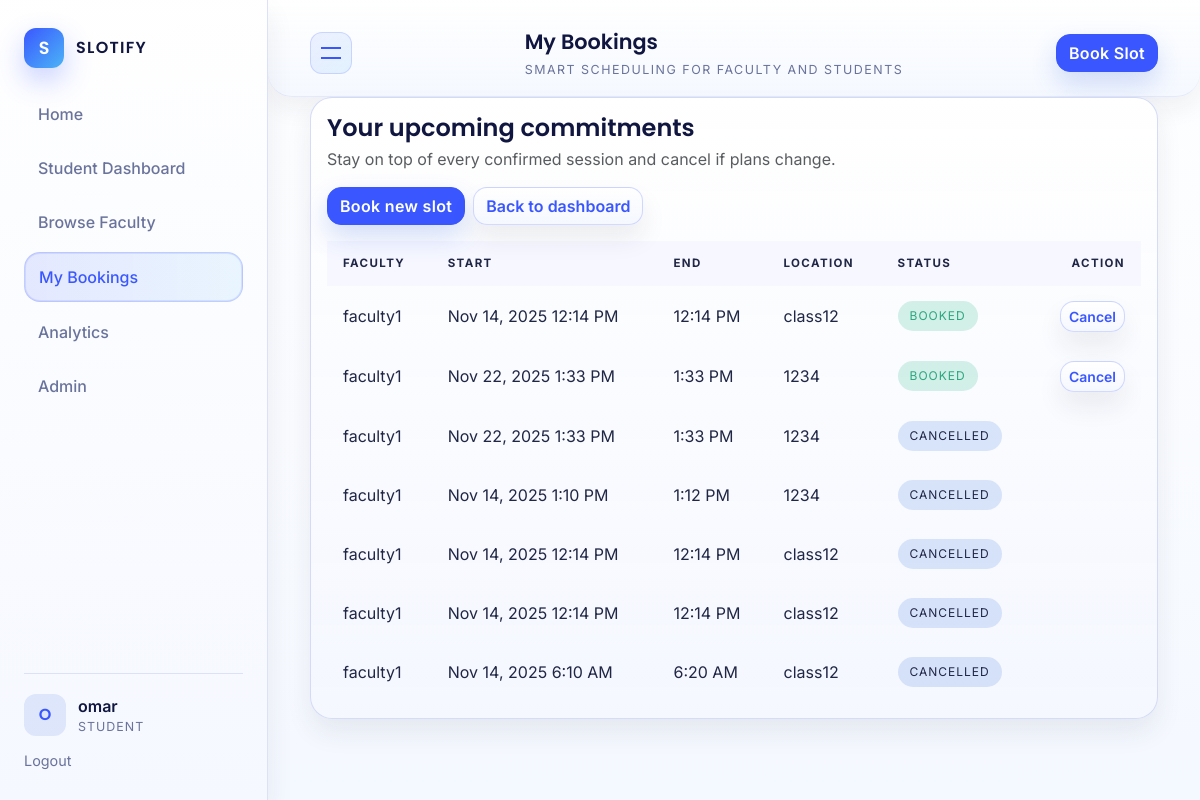
Page /scheduling/student/bookings/ (signed in) on the earlier database version.
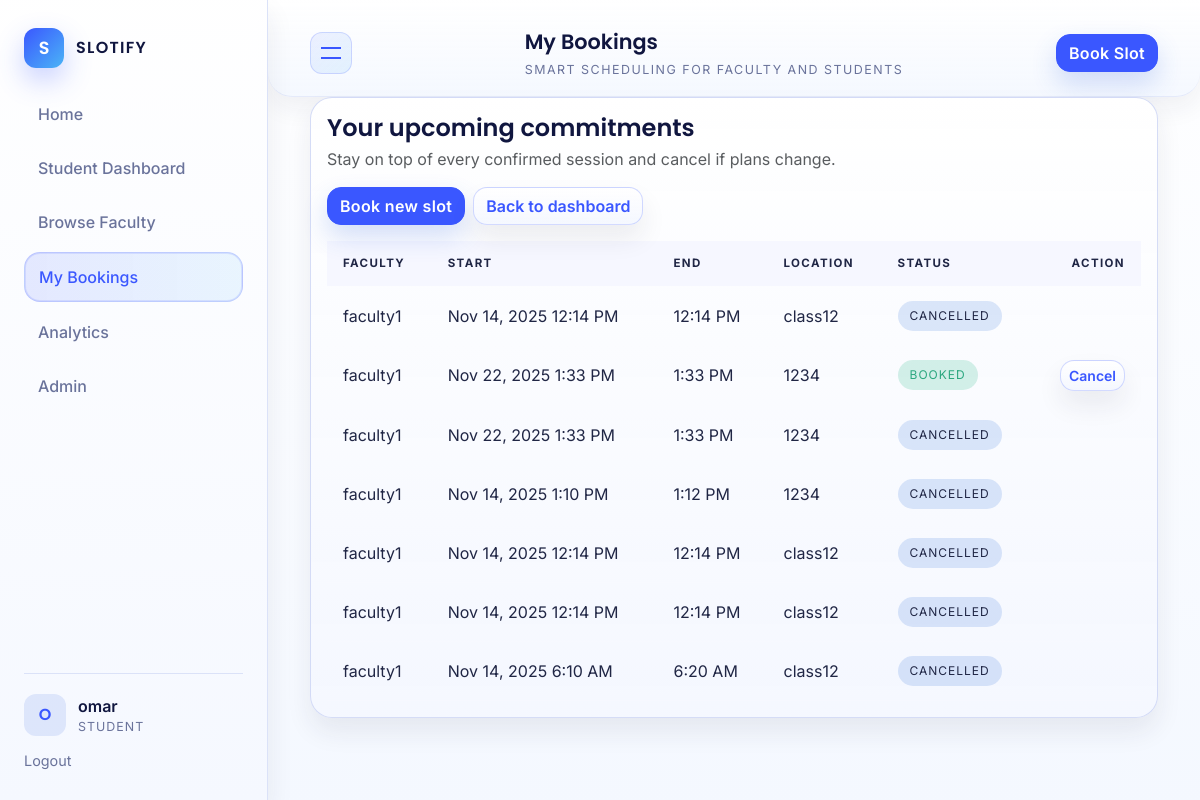
Same page on the later database version.
### scheduling/models.py (models this page shows, shortened)
class Booking(models.Model):
    class Status(models.TextChoices):
        BOOKED = "BOOKED", "Booked"
        CANCELLED = "CANCELLED", "Cancelled"
        COMPLETED = "COMPLETED", "Completed"
        NO_SHOW = "NO_SHOW", "No Show"
    slot = models.ForeignKey(
        Slot,
        on_delete=models.CASCADE,
        related_name="bookings",
    )
    student = models.ForeignKey(
        User,
        on_delete=models.CASCADE,
        related_name="bookings",
    )
    status = models.CharField(
        max_length=20,
        choices=Status.choices,
        default=Status.BOOKED,
    )
    created_at = models.DateTimeField(auto_now_add=True)
    updated_at = models.DateTimeField(auto_now=True)

class Slot(models.Model):
    class Status(models.TextChoices):
        AVAILABLE = "AVAILABLE", "Available"
        BLOCKED = "BLOCKED", "Blocked"
        CANCELLED = "CANCELLED", "Cancelled"
        PAST = "PAST", "Past"
    faculty = models.ForeignKey(
        User,
        on_delete=models.CASCADE,
        related_name="slots",
    )
    start_time = models.DateTimeField()
    end_time = models.DateTimeField()
    location = models.CharField(max_length=255)
    max_students = models.PositiveIntegerField(default=1)
    status = models.CharField(
        max_length=20,
        choices=Status.choices,
        default=Status.AVAILABLE,
    )
    created_at = models.DateTimeField(auto_now_add=True)
    updated_at = models.DateTimeField(auto_now=True)

### accounts/models.py (models this page shows, shortened)
class User(AbstractUser):
    class Role(models.TextChoices):
        STUDENT = "STUDENT", "Student"
        FACULTY = "FACULTY", "Faculty"
        ADMIN = "ADMIN", "Admin"
    role = models.CharField(
        max_length=20,
        choices=Role.choices,
        default=Role.STUDENT,
    )
    department = models.CharField(max_length=100, blank=True)
    def is_student(self) -> bool:
        return self.role == self.Role.STUDENT
    def is_faculty(self) -> bool:
        return self.role == self.Role.FACULTY

### scheduling/views.py (the view)
# urls.py: path("student/bookings/", views.student_bookings_list, name="student_bookings_list"),
@login_required
def student_bookings_list(request):
    if not request.user.is_student():
        return HttpResponseForbidden("Students only")
    bookings = Booking.objects.filter(student=request.user).order_by("-created_at")
    return render(request, "scheduling/student_bookings_list.html", {"bookings": bookings})

### templates/scheduling/student_bookings_list.html
{% extends "base.html" %}
{% block page_title %}My Bookings{% endblock %}
{% block content %}
<section class="card">
  <div class="card-body">
    <div class="d-flex flex-wrap justify-content-between align-items-center gap-3 mb-3">
      <div>
        <h1 class="card-title h4 mb-1">Your upcoming commitments</h1>
        <p class="text-muted mb-0">Stay on top of every confirmed session and cancel if plans change.</p>
      </div>
      <div class="d-flex gap-2">
        <a href="{% url 'faculty_list' %}" class="btn btn-primary">Book new slot</a>
        <a href="{% url 'student_dashboard' %}" class="btn btn-outline-secondary">Back to dashboard</a>
      </div>
    </div>
    {% if bookings %}
      <div class="table-responsive">
        <table class="slotify-table align-middle">
          <thead>
            <tr>
              <th>Faculty</th>
              <th>Start</th>
              <th>End</th>
              <th>Location</th>
              <th>Status</th>
              <th class="text-end">Action</th>
            </tr>
          </thead>
          <tbody>
            {% for booking in bookings %}
              <tr>
                <td>{{ booking.slot.faculty.username }}</td>
                <td>{{ booking.slot.start_time|date:"M d, Y g:i A" }}</td>
                <td>{{ booking.slot.end_time|date:"g:i A" }}</td>
                <td>{{ booking.slot.location }}</td>
                <td>
                  {% if booking.status == 'BOOKED' %}
                    <span class="slotify-pill success">{{ booking.status }}</span>
                  {% elif booking.status == 'CANCELLED' %}
                    <span class="slotify-pill">{{ booking.status }}</span>
                  {% elif booking.status == 'COMPLETED' %}
                    <span class="slotify-pill">{{ booking.status }}</span>
                  {% else %}
                    <span class="slotify-pill warning">{{ booking.status }}</span>
                  {% endif %}
                </td>
                <td class="text-end">
                  {% if booking.status == 'BOOKED' %}
                    <a href="{% url 'cancel_booking' booking.id %}" class="btn btn-outline-secondary btn-sm" onclick="return confirm('Cancel this booking?');">Cancel</a>
                  {% endif %}
                </td>
              </tr>
            {% endfor %}
          </tbody>
        </table>
      </div>
    {% else %}
      <div class="slotify-step-card">
        <h3>Nothing scheduled yet</h3>
        <p>Browse the faculty directory to reserve time with a mentor or advisor.</p>
        <a href="{% url 'faculty_list' %}" class="btn btn-primary mt-3 align-self-start">Browse faculty</a>
      </div>
    {% endif %}
  </div>
</section>
{% endblock %}

Differences in the rows shown:
changed Booking (number 1 of 7 on the later page): status "BOOKED" → "CANCELLED"
